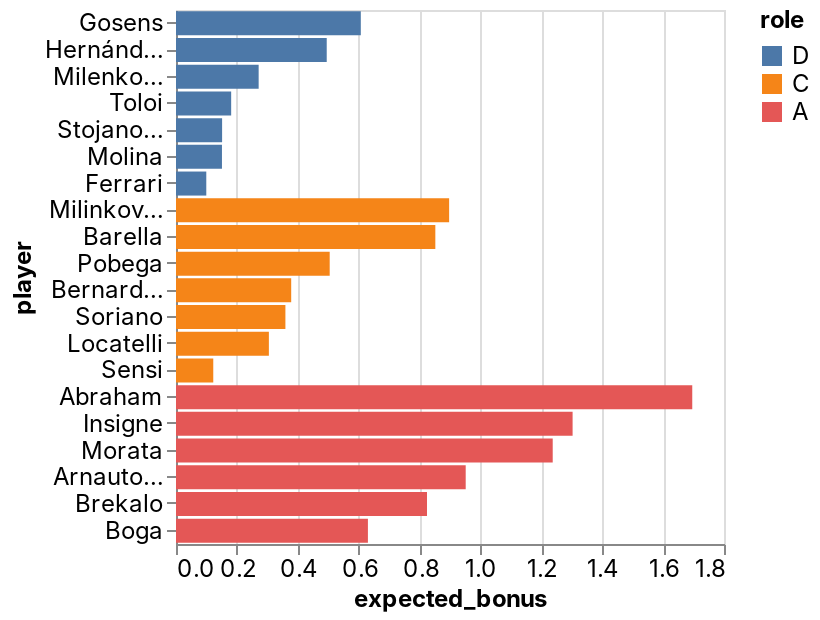

This figure's notebook cell:
### Code cell
_deepnote_run_altair(team, """{"$schema":"https://vega.github.io/schema/vega-lite/v4.json","mark":{"type":"bar","tooltip":{"content":"data"}},"height":220,"autosize":{"type":"fit"},"data":{"name":"placeholder"},"encoding":{"x":{"field":"expected_bonus","type":"quantitative","sort":null,"scale":{"type":"linear","zero":false}},"y":{"field":"player","type":"nominal","sort":null,"scale":{"type":"linear","zero":true}},"color":{"field":"role","type":"nominal","sort":null,"scale":{"type":"linear","zero":false}}}}""")

### Figure 1 — Vega-Lite specification as saved in the notebook (floating-point values rounded to 4 significant figures)
{"config": {"view": {"continuousWidth": 400, "continuousHeight": 300}, "area": {"fill": "#51C0E9"}, "axis": {"labelFont": "Inter, sans-serif", "labelFontSize": 12, "labelFontWeight": "normal", "labelLimit": 60, "labelOverlap": "greedy", "titleFont": "Inter, sans-serif", "titleFontSize": 12, "titleFontWeight": "bold"}, "background": "#ffffff", "legend": {"labelFont": "Inter, sans-serif", "labelFontSize": 12, "titleFont": "Inter, sans-serif", "titleFontSize": 12, "titleFontWeight": "bold"}, "line": {"stroke": "#51C0E9", "strokeWidth": 2}, "rect": {"fill": "#51C0E9"}, "title": {"anchor": "start", "color": "#000000", "font": "Inter, sans-serif", "fontSize": 22, "fontWeight": "normal"}}, "data": {"name": "data-d445bd8ee2c70e919b14758e8840a55e"}, "mark": {"type": "bar", "tooltip": {"content": "data"}}, "autosize": {"type": "fit"}, "encoding": {"color": {"type": "nominal", "field": "role", "scale": {"type": "linear", "zero": false}, "sort": null}, "x": {"type": "quantitative", "field": "expected_bonus", "scale": {"type": "linear", "zero": false}, "sort": null}, "y": {"type": "nominal", "field": "player", "scale": {"type": "linear", "zero": true}, "sort": null}}, "height": 300, "width": "container", "$schema": "https://vega.github.io/schema/vega-lite/v4.json", "datasets": {"data-d445bd8ee2c70e919b14758e8840a55e": [{"fanta_team": "MaiNa Joya_v2.0", "role": "D", "player": "Gosens", "team": "Inter", "opponent": "Bologna", "date": "2022-04-27T00:00:00", "expected_bonus": 0.607}, {"fanta_team": "MaiNa Joya_v2.0", "role": "D", "player": "Hernández", "team": "AC Milan", "opponent": "Fiorentina", "date": "2022-05-01T00:00:00", "expected_bonus": 0.4951}, {"fanta_team": "MaiNa Joya_v2.0", "role": "D", "player": "Milenkovic", "team": "Fiorentina", "opponent": "Udinese", "date": "2022-04-27T00:00:00", "expected_bonus": 0.2715}, {"fanta_team": "MaiNa Joya_v2.0", "role": "D", "player": "Toloi", "team": "Atalanta", "opponent": "Torino", "date": "2022-04-27T00:00:00", "expected_bonus": 0.1812}, {"fanta_team": "MaiNa Joya_v2.0", "role": "D", "player": "Stojanovic", "team": "Empoli", "opponent": "Torino", "date": "2022-05-01T00:00:00", "expected_bonus": 0.1514}, {"fanta_team": "MaiNa Joya_v2.0", "role": "D", "player": "Molina", "team": "Udinese", "opponent": "Fiorentina", "date": "2022-04-27T00:00:00", "expected_bonus": 0.151}, {"fanta_team": "MaiNa Joya_v2.0", "role": "D", "player": "Ferrari", "team": "Sassuolo", "opponent": "Napoli", "date": "2022-04-30T00:00:00", "expected_bonus": 0.09949}, {"fanta_team": "MaiNa Joya_v2.0", "role": "C", "player": "Milinkovic-Savic", "team": "Lazio", "opponent": "Spezia", "date": "2022-04-30T00:00:00", "expected_bonus": 0.8971}, {"fanta_team": "MaiNa Joya_v2.0", "role": "C", "player": "Barella", "team": "Inter", "opponent": "Bologna", "date": "2022-04-27T00:00:00", "expected_bonus": 0.8518}, {"fanta_team": "MaiNa Joya_v2.0", "role": "C", "player": "Pobega", "team": "Torino", "opponent": "Atalanta", "date": "2022-04-27T00:00:00", "expected_bonus": 0.5048}, {"fanta_team": "MaiNa Joya_v2.0", "role": "C", "player": "Bernardeschi", "team": "Juventus", "opponent": "Venezia", "date": "2022-05-01T00:00:00", "expected_bonus": 0.3784}, {"fanta_team": "MaiNa Joya_v2.0", "role": "C", "player": "Soriano", "team": "Bologna", "opponent": "Inter", "date": "2022-04-27T00:00:00", "expected_bonus": 0.3594}, {"fanta_team": "MaiNa Joya_v2.0", "role": "C", "player": "Locatelli", "team": "Juventus", "opponent": "Venezia", "date": "2022-05-01T00:00:00", "expected_bonus": 0.3051}, {"fanta_team": "MaiNa Joya_v2.0", "role": "C", "player": "Sensi", "team": "Sampdoria", "opponent": "Genoa", "date": "2022-04-30T00:00:00", "expected_bonus": 0.1224}, {"fanta_team": "MaiNa Joya_v2.0", "role": "A", "player": "Abraham", "team": "Roma", "opponent": "Bologna", "date": "2022-05-01T00:00:00", "expected_bonus": 1.696}, {"fanta_team": "MaiNa Joya_v2.0", "role": "A", "player": "Insigne", "team": "Napoli", "opponent": "Sassuolo", "date": "2022-04-30T00:00:00", "expected_bonus": 1.303}, {"fanta_team": "MaiNa Joya_v2.0", "role": "A", "player": "Morata", "team": "Juventus", "opponent": "Venezia", "date": "2022-05-01T00:00:00", "expected_bonus": 1.237}, {"fanta_team": "MaiNa Joya_v2.0", "role": "A", "player": "Arnautovic", "team": "Bologna", "opponent": "Inter", "date": "2022-04-27T00:00:00", "expected_bonus": 0.9516}, {"fanta_team": "MaiNa Joya_v2.0", "role": "A", "player": "Brekalo", "team": "Torino", "opponent": "Atalanta", "date": "2022-04-27T00:00:00", "expected_bonus": 0.8244}, {"fanta_team": "MaiNa Joya_v2.0", "role": "A", "player": "Boga", "team": "Atalanta", "opponent": "Torino", "date": "2022-04-27T00:00:00", "expected_bonus": 0.6304}]}}
